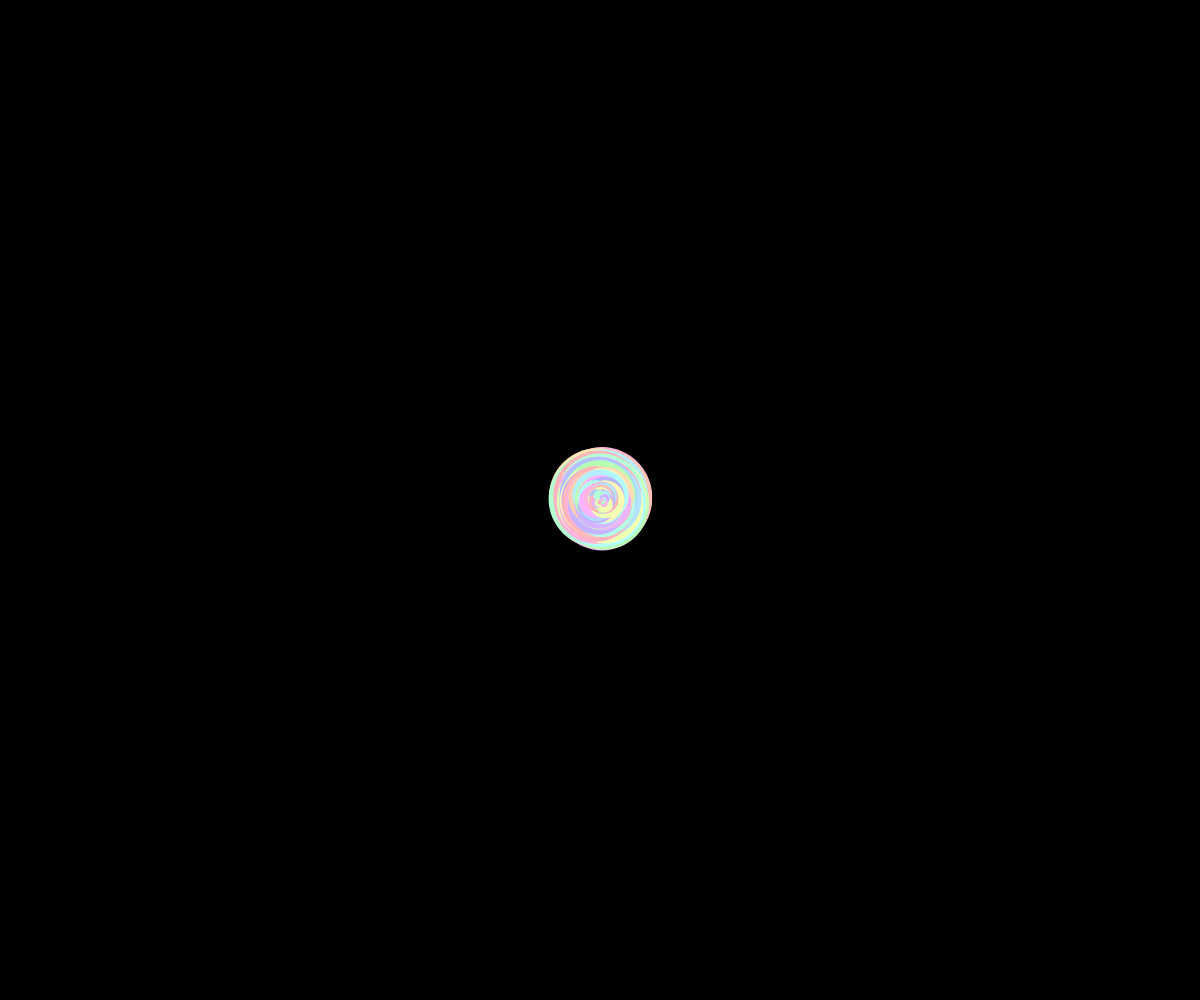
Frame 1 (no input)
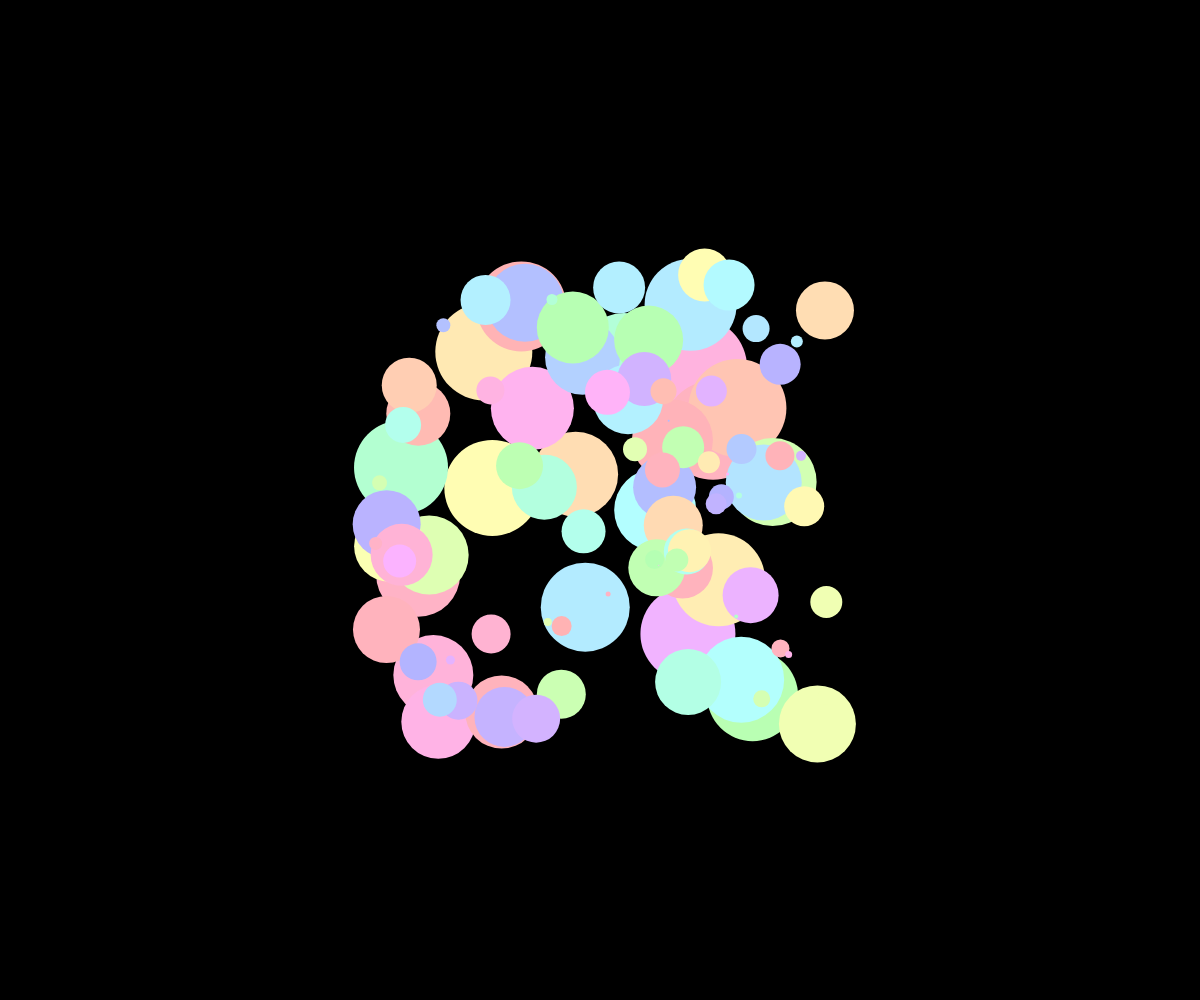
Frame 60 (no input)
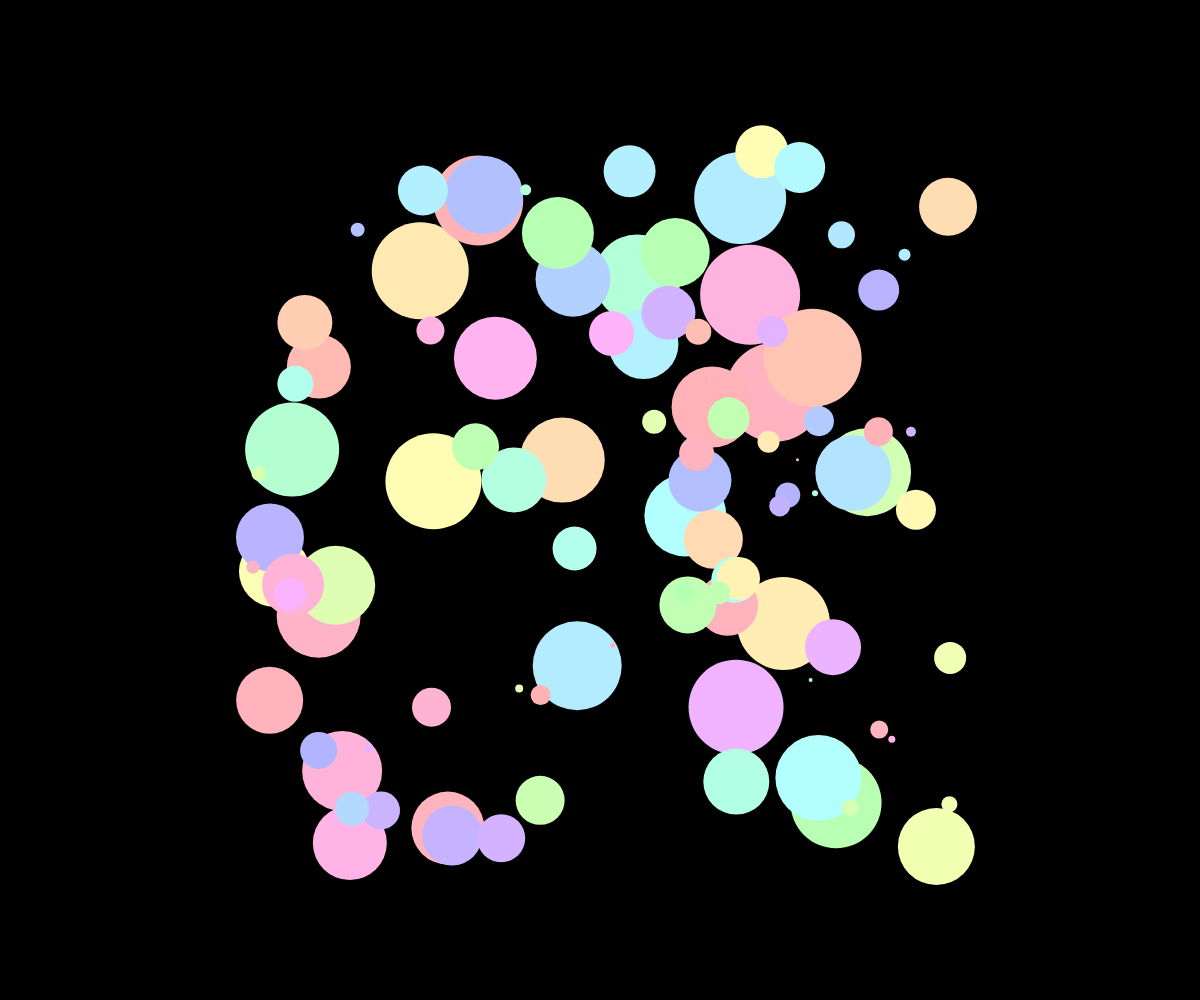
Frame 120 (the mouse pressed at the canvas centre since frame 60)

The p5.js sketch that drew these frames (run headless with seeded random() and noise() and a simulated clock; from frame 60 on, the mouse is pressed at the canvas centre):

// p5.js sketch
// ── sketch.js
let dots = [];


function setup() {
 // put setup code here
   createCanvas(windowWidth, windowHeight);
   noStroke();
   colorMode(HSB);

   for (let i = 0; i < 100; i++) {
    let dot = new Dot(width/2, height/2, i);
     dots.push(dot);
   }

}

function draw() {
  // put drawing code here
    background(0,0,0);
    for (let dot of dots) {
        dot.draw();
    }

    // fill(mouseX/600*360, 30, 100);
    // //noFill();
    // stroke(255,255,255);
    // strokeWeight(10); 
    // ellipse(mouseX,mouseY,80,180);

}

function windowResized() {
  resizeCanvas(windowWidth, windowHeight);
}

class Dot {
  constructor(x, y, index) {
    this.x = x;
    this.y = y;
    this.index = index;
    this.hue = Math.random() * 360;
    this.radius = 100 + dots.length - this.index * 2;

    this.velocityX = random(-5, 5);
    this.velocityY = random(-5, 5);

 

  }

  draw(){

    // this.x += -.5 + Math.random() ;
    // this.y += -.5 + Math.random() ;

    // this.x += map(Math.random(), 0, 1, -1, 1);
    // this.y += map(Math.random(), 0, 1, -1, 1);

    this.x += this.velocityX;
    this.y += this.velocityY;
       if (this.x > width || this.x < 0) {
        this.velocityX *= -1;

    }
     if (this.y > height || this.y < 0) {
        this.velocityY *= -1;

    }
    this.velocityX *= 0.99;
    this.velocityY *= 0.99;
  
    fill(this.hue, 30, 100);
    ellipse(this.x, this.y, this.radius, this.radius);


  }

}
